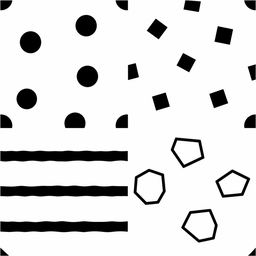
#> input picture webapp/assets/v2/pat_large.png, 256 x 256 px
$ python -i build-assets-v2.py   (imports and definitions only)
#> lines starting #> are read from the running program, lines starting #| are printed output that depends on the picture; after the words box and inside, x2 and y2 are one past the last pixel; in counts of white or black regions, pixels touching at a corner belong together
# tools/build-assets-v2.py — Spec v2 最終資產清單（§7）→ webapp/assets/v2/ + 器皿幾何 JSON。
#   python tools/build-assets-v2.py
# 來源：assets-raw/v2/（zip 解壓 + Downloads 散件已集中喺度）。
# 輸出：
#   assets/v2/*.webp          器皿 / 布 / 角色 / UI / 背景（縮到渲染所需尺寸，有 alpha）
#   assets/v2/*.png           PAT_tile_large_v2 / PAT_tile_small_v3 / LIQ_base_v1 / 蠟封（要精確取樣，唔壓）
#   assets/v2/vessels.json    每種器皿嘅液體區幾何（由 alpha + 明度自動量度）：
#     { frame:768, content:{top,bottom}, liquid:{top,bottom}, rows:[[y,l,r],...]（0–1，由頂至底每 4px 一行），
#       rim:{y,cx,rx,ry}, neck:{l,r}, base:{top} }
#   assets/icons/*             ICON_app_v1 → 全套 icon
#   assets/v2/asset-check.json 驗證結果（LIQ_base 中心 pixel 飽和度、PAT 四象限一致、器皿內容高度）

import os, json, sys
import numpy as np
from PIL import Image

ROOT = os.path.dirname(os.path.dirname(os.path.abspath(__file__)))
RAW = os.path.join(os.path.dirname(ROOT), 'assets-raw', 'v2')
OUT = os.path.join(ROOT, 'assets', 'v2')
ICONS = os.path.join(ROOT, 'assets', 'icons')
# [1 line not run here, left out]

# [10 lines left out: functions src, save_webp, not called in this run]

def lum(rgb):
    return 0.2126 * rgb[..., 0] + 0.7152 * rgb[..., 1] + 0.0722 * rgb[..., 2]

# ---------- 器皿幾何 ----------
VESSELS = {
    'flask':          'VES_flask_empty_v3.png',
    'flask_cracked':  'VES_flask_cracked_v3.png',
    'retort':         'VES_retort_empty_v4.png',
}

# [69 lines left out: function vessel_geom, not called in this run]

report = {'vessels': {}, 'checks': {}}
geoms = {}
# [7 lines not run here, left out]
# ---------- v4 §2.2：深色標準樽 VES_bottle_std（美術未交付 → 由燒瓶剪影程式生成；樽身中央明度必須 < 80/255）----------
# [113 lines left out: functions build_dark_bottle, bottle_geom_and_opaque, not called in this run]

src_std = os.path.join(RAW, 'VES_bottle_std.png')
# [8 lines not run here, left out]
# v4.1 §6 第 11 步：木塞 VES_cork（交貨 / 封存時落塞；疊放 widthRatio 0.61、topOffset 0.035）
src_cork = os.path.join(RAW, 'VES_cork.png')
# [12 lines not run here, left out]
# 交付嘅布係不透明黑底（唔係透明）：近黑 key 走（max(rgb) < 40 → 透明；40–90 漸變），布本身係米白，唔會誤傷
# [1 line that did not run here, left out]
# [1 line that did not run here, left out]
# [1 line that did not run here, left out]
# [1 line that did not run here, left out]
# [1 line that did not run here, left out]
# [1 line that did not run here, left out]
# [1 line that did not run here, left out]
# [1 line that did not run here, left out]
# [1 line that did not run here, left out]
# [1 line that did not run here, left out]
# [4 lines not run here, left out]
# [1 line that did not run here, left out]

# ---------- 液體 / 配料 ----------
# [1 line not run here, left out]
# [1 line that did not run here, left out]
# [1 line that did not run here, left out]
# [1 line that did not run here, left out]
# [6 lines not run here, left out]
# 四象限一致性：大細圖每象限「黑」比例
def quad_ink(path):
#> called with path = 'webapp/assets/v2/pat_large.png'
    g = np.asarray(Image.open(path).convert('L')) < 128
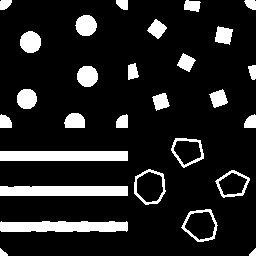
#> g: shape (256, 256) bool; 13.5% white; 28 white regions, largest, box (x1, y1, x2, y2) and area: (0, 151, 128, 161) 1280, (0, 221, 128, 232) 1273, (0, 186, 128, 196) 1272
    return [round(float(g[y:y + 128, x:x + 128].mean()), 3) for (x, y) in ((0, 0), (128, 0), (0, 128), (128, 128))]
report['checks']['patLargeQuadInk'] = quad_ink(os.path.join(OUT, 'pat_large.png'))
report['checks']['patSmallQuadInk'] = quad_ink(os.path.join(OUT, 'pat_small.png'))
#> call 2 of quad_ink, with path = 'webapp/assets/v2/pat_small.png'
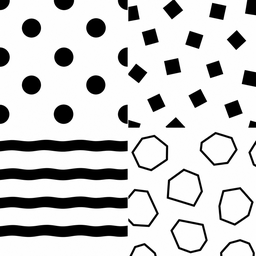
#> input picture webapp/assets/v2/pat_small.png, 256 x 256 px
#> in quad_ink (call 2), `g = np.asarray(Image.open(path).convert('L')) < 128`: g: shape (256, 256) bool; 19% white; 40 white regions, largest, box (x1, y1, x2, y2) and area: (0, 189, 159, 227) 1522, (0, 168, 128, 180) 1374, (0, 225, 128, 237) 1374

# ---------- 背景（單張）----------
# [1 line not run here, left out]
# [1 line that did not run here, left out]
# 瓶區安全帶（y 25%–73%，同 client/background.js 嘅 SAFE_TOP / SAFE_BOTTOM 一致）平均 L* 同平均 RGB，
# 供 tests/background.test.js 灰階對比測試（液體色板平均 L* − 背景帶 L* ≥ 25）
# [5 lines left out: function lstar_mean, not called in this run]
# [1 line that did not run here, left out]
# [1 line that did not run here, left out]
# [1 line that did not run here, left out]
# [1 line that did not run here, left out]
# [1 line that did not run here, left out]
# [2 lines not run here, left out]

# ---------- 角色 ----------
CHARS = {
    'cat_idle': 'CHR_cat_idle_v2.png', 'cat_happy': 'CHR_cat_happy_v2.png', 'cat_cheer': 'CHR_cat_cheer_v2.png',
    'client_owl': 'CHR_client_owl_v1.png', 'client_raven': 'CHR_client_raven_v1.png',
    'client_badger': 'CHR_client_badger_v1.png', 'client_hare': 'CHR_client_hare_v1.png',
}
# [7 lines not run here, left out]

# ---------- UI ----------
UI = ['UI_ad_crest_v1', 'UI_btn_primary_v1', 'UI_btn_secondary_v1', 'UI_btn_danger_v1', 'UI_btn_disabled_v1',
      'UI_panel_dialog_v1', 'UI_panel_info_v1', 'UI_item_undo_v1', 'UI_item_hint_v1', 'UI_item_addflask_v1', 'UI_item_swap_v1',
      'UI_sys_back_v1', 'UI_sys_settings_v1', 'UI_sys_shop_v1', 'UI_sys_daily_v1', 'UI_sys_codex_v1',
      'UI_coin_v1', 'UI_star_v1', 'UI_star_dim_v1', 'UI_progressbar_v1']
# [13 lines not run here, left out]

# ---------- App Icon ----------
# 用戶 2026-09-05 換咗 icon（assets-raw/v2/ICON_app_v2.png：貓煉金師舉起發光燒瓶，交付係 1254² RGB + 黑色圓角底）。
# App Store 規格要 1024² 無 alpha 無圓角：裁走黑邊，角位用最近嘅畫面像素向外補（唔會有黑角 / 硬邊）。
def square_icon(path):
#> called with path = '../assets/v2/bottle_std.webp'
    im = Image.open(path).convert('RGB')
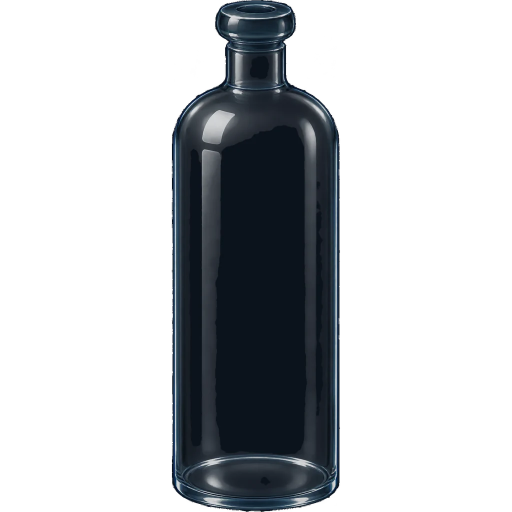
#> input picture webapp/assets/v2/bottle_std.webp, 1024 x 1024 px (shown at 1/2 size)
    a = np.asarray(im).astype(np.int32)
    H, W = a.shape[:2]
#> H = 1024; W = 1024
    inside = a.max(2) >= 14                                   # 非黑 = 畫面
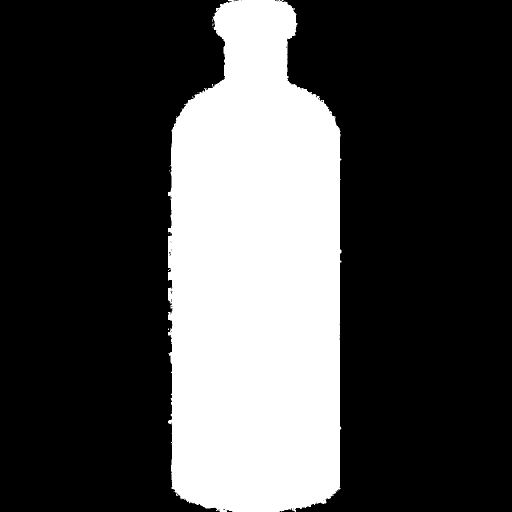
#> inside: shape (1024, 1024) bool (shown at 1/2 size); 28.9% white; 21 white regions (20 under 20 px), largest, box (x1, y1, x2, y2) and area: (336, 0, 683, 1024) 303391
    ys, xs = np.where(inside)
    x0, y0, x1, y1 = int(xs.min()), int(ys.min()), int(xs.max()) + 1, int(ys.max()) + 1
#> x0 = 336; y0 = 0; x1 = 683; y1 = 1024
    a = a[y0:y1, x0:x1]; inside = inside[y0:y1, x0:x1]
#> after `inside = inside[y0:y1, x0:x1]`: inside: shape (1024, 347) bool; 85.4% white; 51 black regions (35 under 20 px), largest, box (x1, y1, x2, y2) and area: (0, 0, 128, 384) 22137, (228, 0, 347, 318) 20514, (0, 846, 104, 1024) 3079
    # 只當「由四角 flood 到嘅黑」係外面（畫面入面嘅深色唔會被填）
    from collections import deque
    Hc, Wc = inside.shape
#> Hc = 1024; Wc = 347
    outside = np.zeros_like(inside)
    q = deque([(0, 0), (0, Wc - 1), (Hc - 1, 0), (Hc - 1, Wc - 1)])
    for sy, sx in list(q): outside[sy, sx] = not inside[sy, sx]
#> outside: shape (1024, 347) bool; 0% white in thin lines or dots
    q = deque([(sy, sx) for sy, sx in q if outside[sy, sx]])
    while q:
        y, x = q.popleft()
        for ny, nx in ((y - 1, x), (y + 1, x), (y, x - 1), (y, x + 1)):
            if 0 <= ny < Hc and 0 <= nx < Wc and not outside[ny, nx] and not inside[ny, nx]:
                outside[ny, nx] = True; q.append((ny, nx))
#> this loop made 47916 passes
#> (y, x) on passes 1 to 3: (0, 0), (0, 346), (1023, 0)
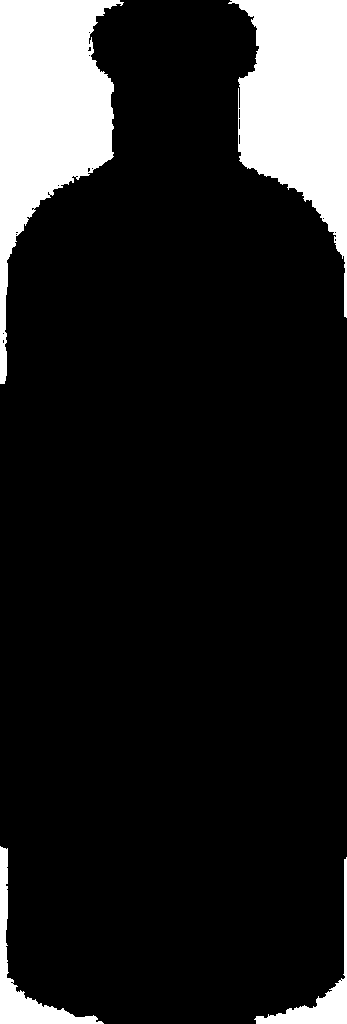
#> outside: shape (1024, 347) bool; 13.5% white; 4 white regions, box (x1, y1, x2, y2) and area: (0, 0, 124, 384) 22129, (228, 0, 347, 318) 20507, (0, 846, 104, 1024) 3067, (254, 857, 347, 1024) 2213
    # 向外補色：逐圈將已知像素複製去相鄰未知像素（角位半徑約 20%，最多幾百圈）
    known = ~outside
    img = a.copy()
    for _ in range(max(Hc, Wc)):
        if known.all(): break
        grown = known.copy()
        for dy, dx in ((-1, 0), (1, 0), (0, -1), (0, 1)):
            src_k = np.roll(known, (dy, dx), axis=(0, 1))
            src_v = np.roll(img, (dy, dx), axis=(0, 1))
            fill = src_k & ~grown
            img[fill] = src_v[fill]; grown |= fill
        known = grown
#> grown: shape (1024, 347) bool; every value is 1
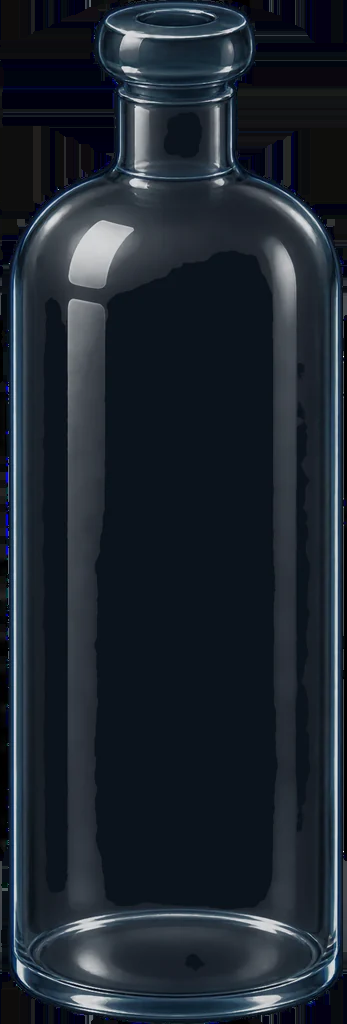
#> img: shape (1024, 347, 3) int32; mean R, G, B 30.3, 38.4, 47.8
    out = Image.fromarray(img.astype(np.uint8), 'RGB').resize((1024, 1024), Image.LANCZOS)
    # 角位補色再輕微模糊，避免拉絲
    corner = Image.new('L', (1024, 1024), 0)
#> corner: PIL image 1024x1024 L; every value is 0
    from PIL import ImageDraw as _ID, ImageFilter as _IF
    d = _ID.Draw(corner); d.rectangle([0, 0, 1023, 1023], fill=255); d.rounded_rectangle([0, 0, 1023, 1023], radius=round(1024 * 0.22), fill=0)
    corner = corner.filter(_IF.GaussianBlur(6))
    blurred = out.filter(_IF.GaussianBlur(10))
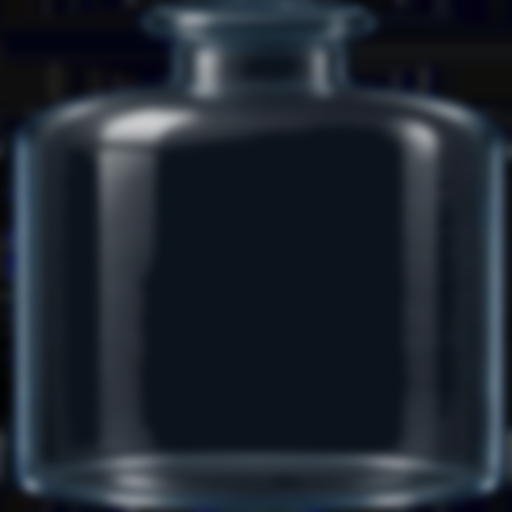
#> blurred: PIL image 1024x1024 RGB (shown at 1/2 size); mean R, G, B 30.3, 38.4, 47.8
    return Image.composite(blurred, out, corner)

# v3（2026-09-05 revised）：已經係滿版正方形、冇圓角底 → 直接縮到 1024；v2 先要補角
# [1 line that did not run here, left out]
# [3 lines not run here, left out]
# 細尺寸：張圖隻貓只佔左下、右邊大片深底，縮細就得返一嚿深色 → 主畫面 icon 用貼身裁切（貓面 + 燒瓶），favicon 直接裁貓面
# [1 line that did not run here, left out]
# [1 line that did not run here, left out]
# [1 line that did not run here, left out]
# [1 line that did not run here, left out]
# [3 lines not run here, left out]
# [1 line that did not run here, left out]

# [4 lines not run here, left out]

>>> result = square_icon('../assets/v2/bottle_std.webp')
